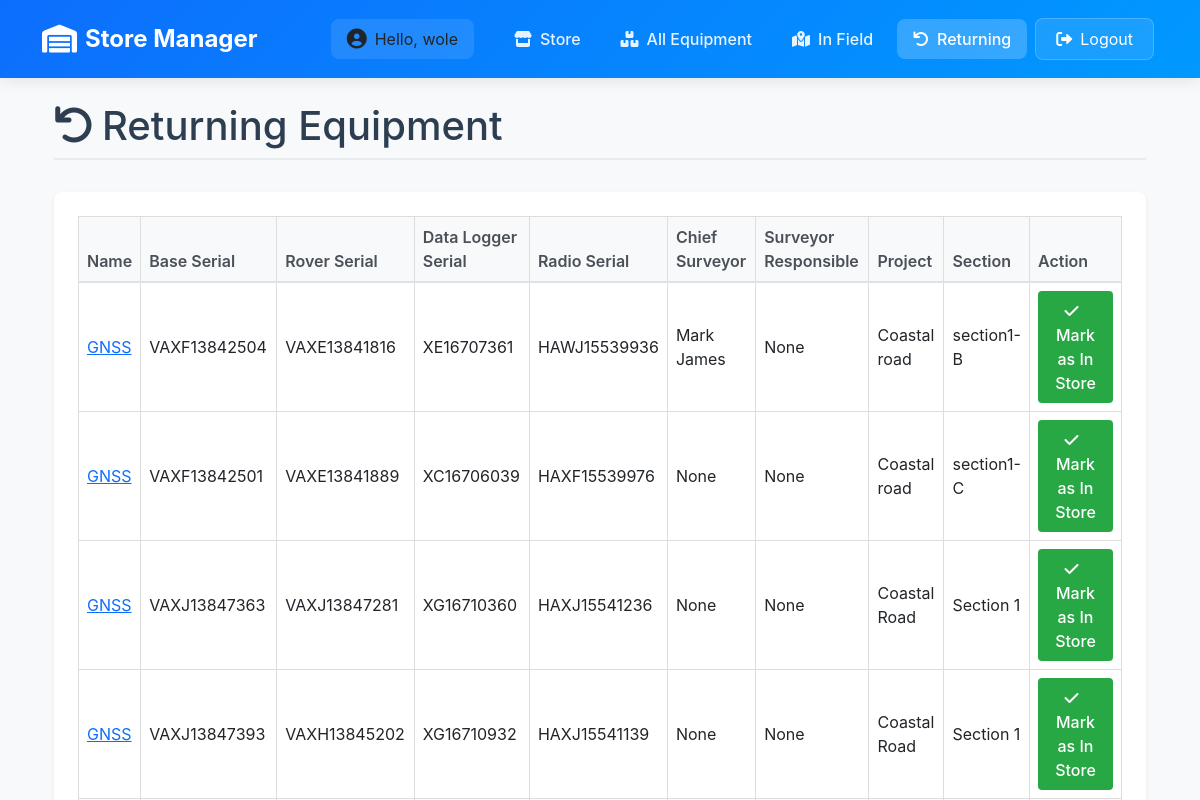
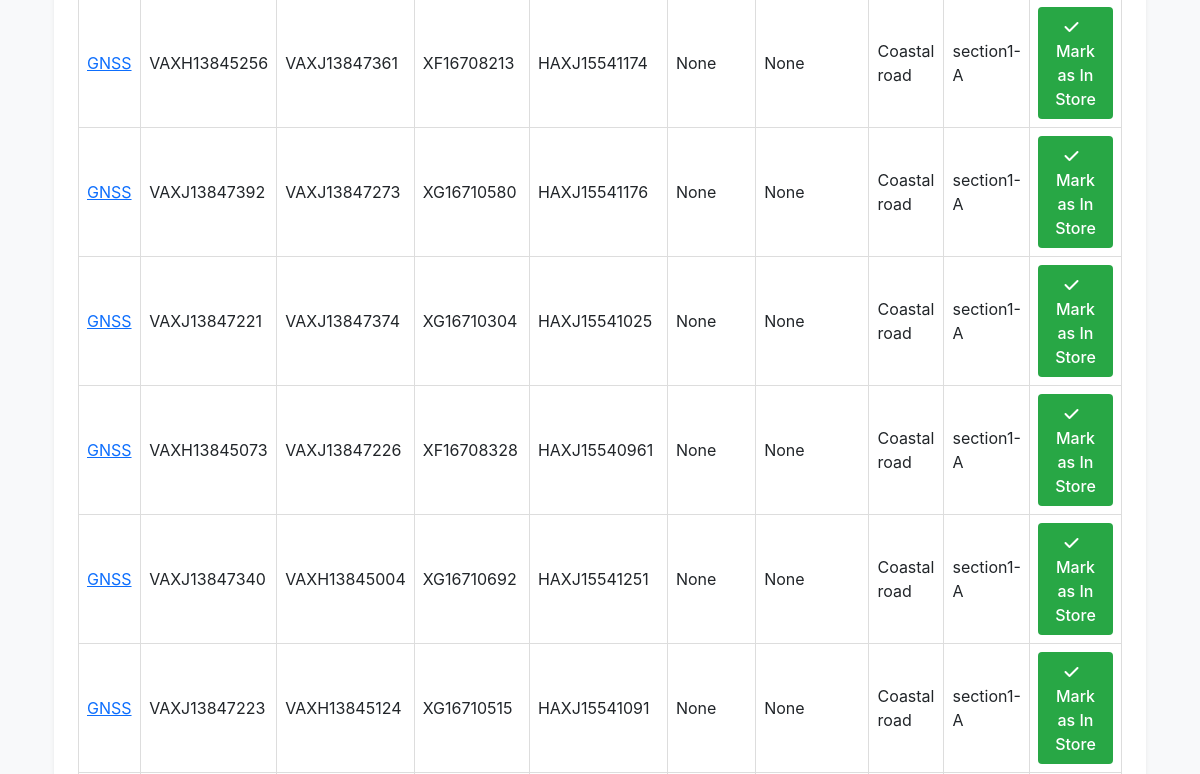
Page /inventory/store/returning/ (signed in, upper part) on the earlier database version (2 pictures, top to bottom).
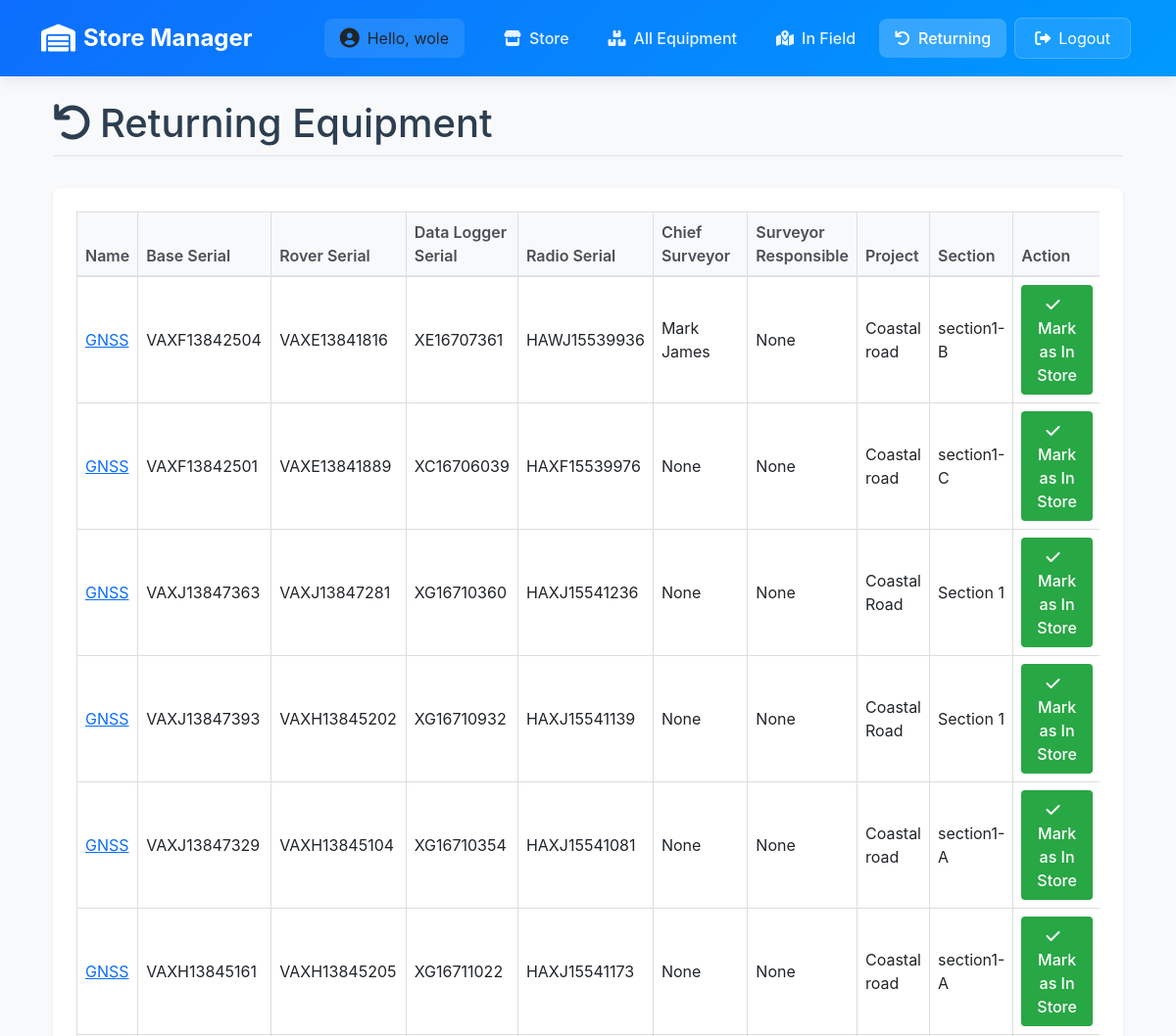
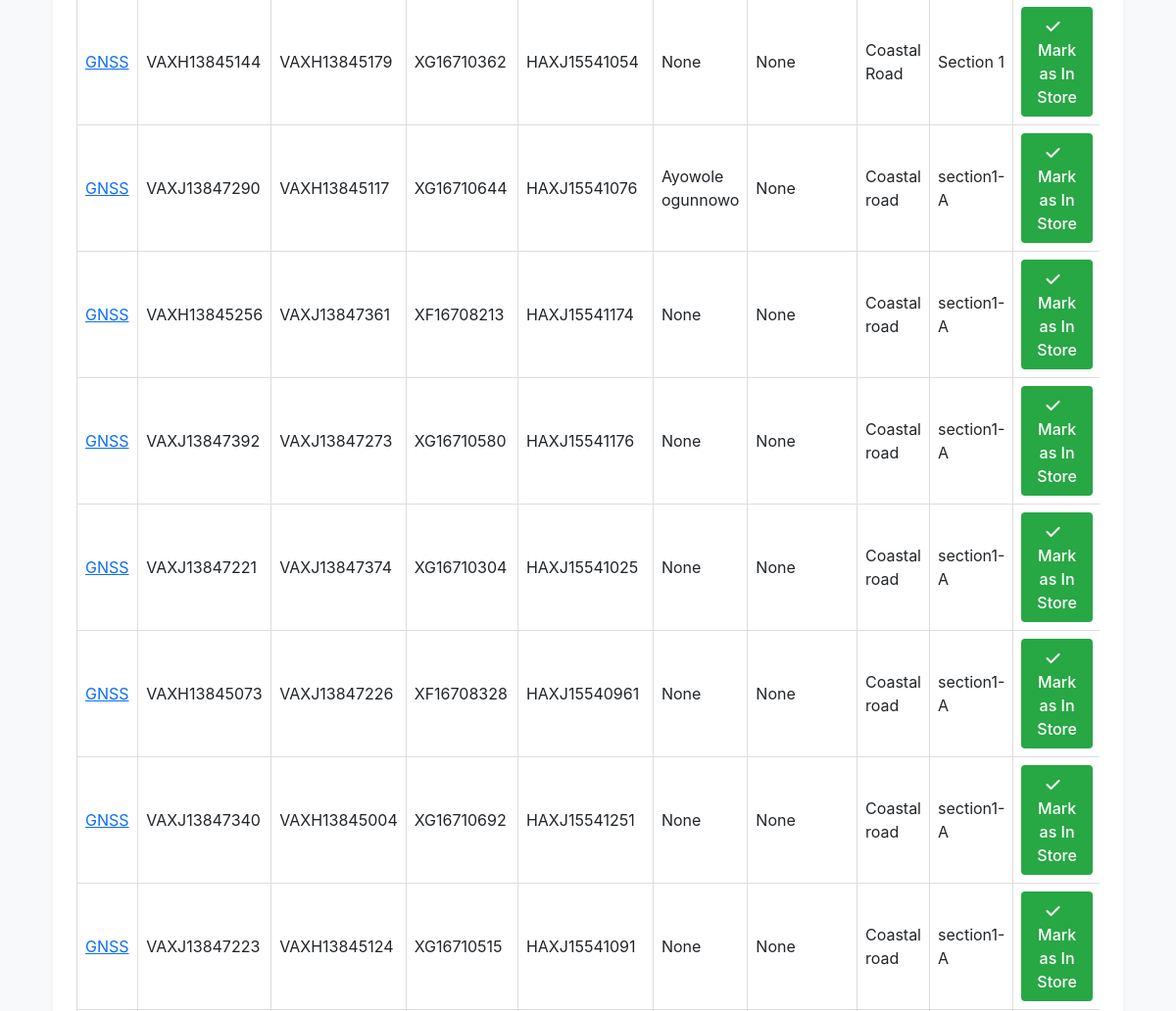
Same page on the later database version (2 pictures, top to bottom).
### inventory/models.py (models this page shows, shortened)
class EquipmentsInSurvey(models.Model):
    name = models.CharField(max_length=100)
    date_of_receiving_from_supplier = models.DateField()
    supplier = models.CharField(max_length=20)
    base_serial = models.CharField(max_length=100)
    roover_serial = models.CharField(max_length=100)
    data_logger_serial = models.CharField(max_length=100)
    radio_serial = models.CharField(max_length=100)
    chief_surveyor = models.ForeignKey(User, on_delete=models.CASCADE, null=True)
    surveyor_responsible = models.CharField(max_length=100, null=True)
    project = models.CharField(max_length=20)
    section = models.CharField(max_length=100)
    date_receiving_from_department = models.DateField()
    status = models.CharField(choices=[('In Store', 'In Store'), ('In Field', 'In Field'), ('With Chief Surveyor', 'With Chief Surveyor'), ('Returning', 'Returning')], max_length=100, default='In Store')

### inventory/views.py (the view, shortened to what this page needs)
# urls.py: path('store/returning/', views.store_returning, name='store_returning'),
@login_required
def store_returning(request):
    if request.user.is_superuser:
        data = EquipmentsInSurvey.objects.filter(status='Returning')
    return render(request, 'inventory/store_returning.html', {'data': data})

### inventory/context_processors.py (called while the page is built)
def is_admin(request):
    return {'is_admin': request.user.is_authenticated and request.user.is_superuser}

### inventory/templates/inventory/store_returning.html (shortened to what this page needs)
{% extends 'base_dashboard.html' %}
{% load static %}
{% block content %}
<div class="container py-4">
    <h1 class="page-title">
        <i class="fas fa-undo me-2"></i>Returning Equipment
    </h1>
    {% if data %}
    <div class="table-container">
        <div class="table-responsive">
            <table class="table table-hover">
                <thead>
                    <tr>
                        <th>Name</th>
                        <th>Base Serial</th>
                        <th>Rover Serial</th>
                        <th>Data Logger Serial</th>
                        <th>Radio Serial</th>
                        <th>Chief Surveyor</th>
                        <th>Surveyor Responsible</th>
                        <th>Project</th>
                        <th>Section</th>
                        <th>Action</th>
                    </tr>
                </thead>
                <tbody>
                    {% for equipment in data %}
                    <tr>
                        <td><a href="{% url 'equipment_detail' equipment.id %}">{{ equipment.name }}</a></td>
                        <td>{{ equipment.base_serial }}</td>
                        <td>{{ equipment.roover_serial }}</td>
                        <td>{{ equipment.data_logger_serial }}</td>
                        <td>{{ equipment.radio_serial }}</td>
                        <td>{% if equipment.chief_surveyor %}{{ equipment.chief_surveyor.get_full_name }}{% else %}None{% endif %}</td>
                        <td>{{ equipment.surveyor_responsible }}</td>
                        <td>{{ equipment.project }}</td>
                        <td>{{ equipment.section }}</td>
                        <td>
                            <form method="post" style="display: inline;">
                                <button type="submit" class="btn btn-store">
                                    <i class="fas fa-check me-2"></i>Mark as In Store
                                </button>
                            </form>
                        </td>
                    </tr>
                    {% endfor %}
                </tbody>
            </table>
        </div>
    </div>
    {% else %}
    <div class="empty-state">
        <i class="fas fa-check-circle"></i>
        <h3>No Returning Equipment</h3>
        <p>There are currently no equipment items marked as returning.</p>
    </div>
    {% endif %}
</div>
{% endblock %}

Differences in the rows shown:
now on this page (row edited): EquipmentsInSurvey: name "GNSS", base_serial "VAXJ13847329", roover_serial "VAXH13845104", data_logger_serial "XG16710354", radio_serial "HAXJ15541081", shows "None", surveyor_responsible "None", project "Coastal road", section "section1-A"
now on this page (row edited): EquipmentsInSurvey: name "GNSS", base_serial "VAXH13845161", roover_serial "VAXH13845205", data_logger_serial "XG16711022", radio_serial "HAXJ15541173", shows "None", surveyor_responsible "None", project "Coastal road", section "section1-A"
now on this page (row edited): EquipmentsInSurvey: name "GNSS", base_serial "VAXH13845144", roover_serial "VAXH13845179", data_logger_serial "XG16710362", radio_serial "HAXJ15541054", shows "None", surveyor_responsible "None", project "Coastal Road", section "Section 1"
now on this page (row edited): EquipmentsInSurvey: name "GNSS", base_serial "VAXJ13847290", roover_serial "VAXH13845117", data_logger_serial "XG16710644", radio_serial "HAXJ15541076", chief_surveyor.get_full_name "Ayowole ogunnowo", surveyor_responsible "None", project "Coastal road", section "section1-A"
